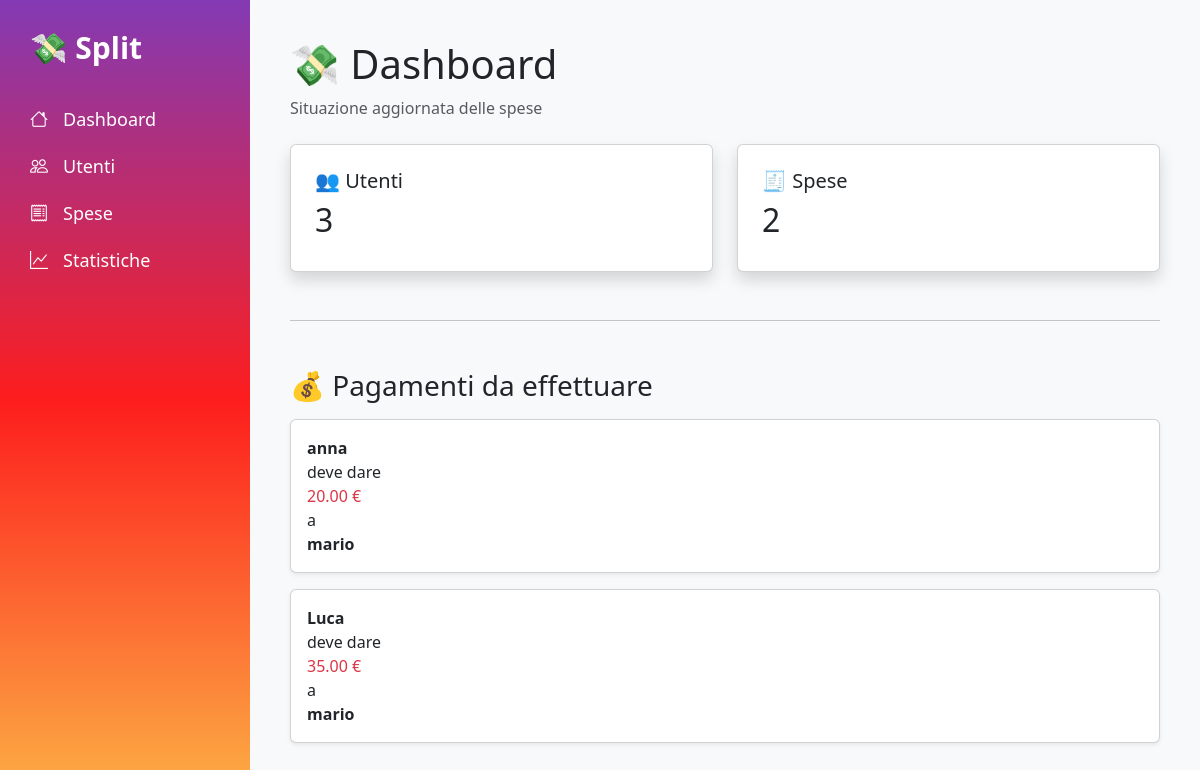
Before: / with the older database file.
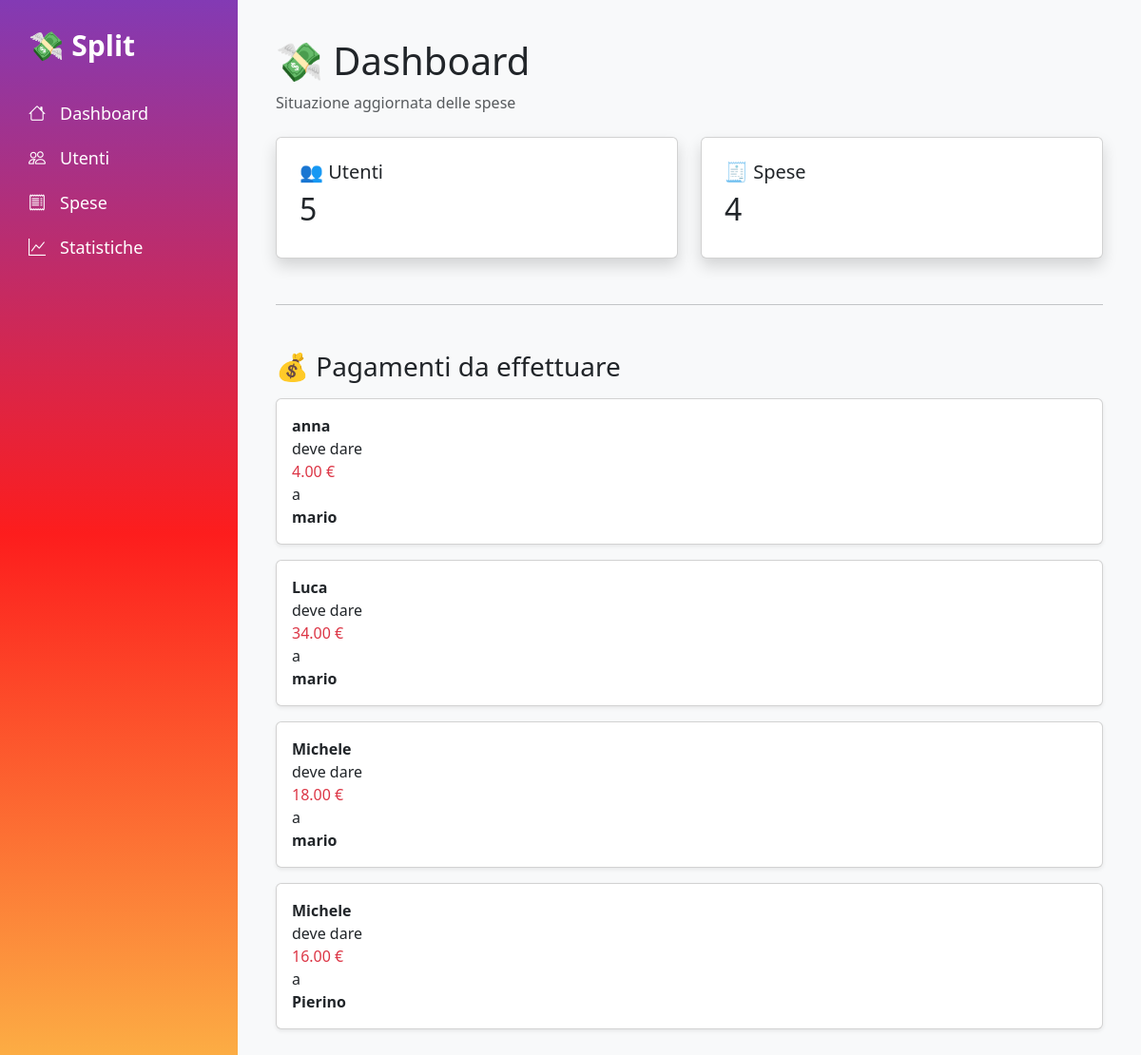
After: the same page with the newer database file.
### expenses/models.py (models this page shows, shortened)
class Person(models.Model):
    name = models.CharField(
        max_length=100,
        verbose_name="Nome"
    )
    email = models.EmailField(
        blank=True,
        null=True,
        verbose_name="Email"
    )
    created_at = models.DateTimeField(
        auto_now_add=True
    )

### expenses/views.py (the view)
# urls.py: path('', views.dashboard, name='dashboard'),
def dashboard(request):
    transactions = calculate_transactions()
    context = {
        "transactions": transactions,
        "people": Person.objects.count(),
        "expenses": Expense.objects.count(),
    }
    return render(
        request,
        "expenses/dashboard.html",
        context
    )

### expenses/services.py (called while the page is built)
def calculate_balances():
    people = Person.objects.all()
    expenses = Expense.objects.all()
    balances = {
        person: Decimal("0")
        for person in people
    }
    total_expenses = sum(
        expense.amount for expense in expenses
    )
    number_of_people = people.count()
    if number_of_people == 0:
        return {}
    share = total_expenses / number_of_people
    for person in people:
        paid = sum(
            expense.amount
            for expense in expenses
            if expense.payer == person
        )
        balances[person] = paid - share
    return balances

### expenses/templates/expenses/dashboard.html
{% extends 'base.html' %}
{% block content %}
<h1>
💸 Dashboard
</h1>
<p class="text-muted">
Situazione aggiornata delle spese
</p>
<div class="row mt-4">
<div class="col-md-6">
<div class="card shadow p-4">
<h5>
👥 Utenti
</h5>
<h2>
{{people}}
</h2>
</div>
</div>
<div class="col-md-6">
<div class="card shadow p-4">
<h5>
🧾 Spese
</h5>
<h2>
{{expenses}}
</h2>
</div>
</div>
</div>
<hr class="my-5">
<h3>
💰 Pagamenti da effettuare
</h3>
{% for t in transactions %}
<div class="card shadow-sm mt-3 p-3">
<strong>
{{t.from.name}}
</strong>
deve dare
<span class="text-danger">
{{t.amount}} €
</span>
a
<strong>
{{t.to.name}}
</strong>
</div>
{% empty %}
<p>
Nessun debito presente
</p>
{% endfor %}
{% endblock %}

Changed rows visible on the page:
computed for Person "anna": amount "20.00" → "4.00"
computed for Person "Luca": amount "35.00" → "34.00"
added Person: from.name "Michele", amount "18.00", to.name "mario", amount "16.00", to.name "Pierino"
Other visible differences:
{{ people }}: "3" → "5"
{{ expenses }}: "2" → "4"
